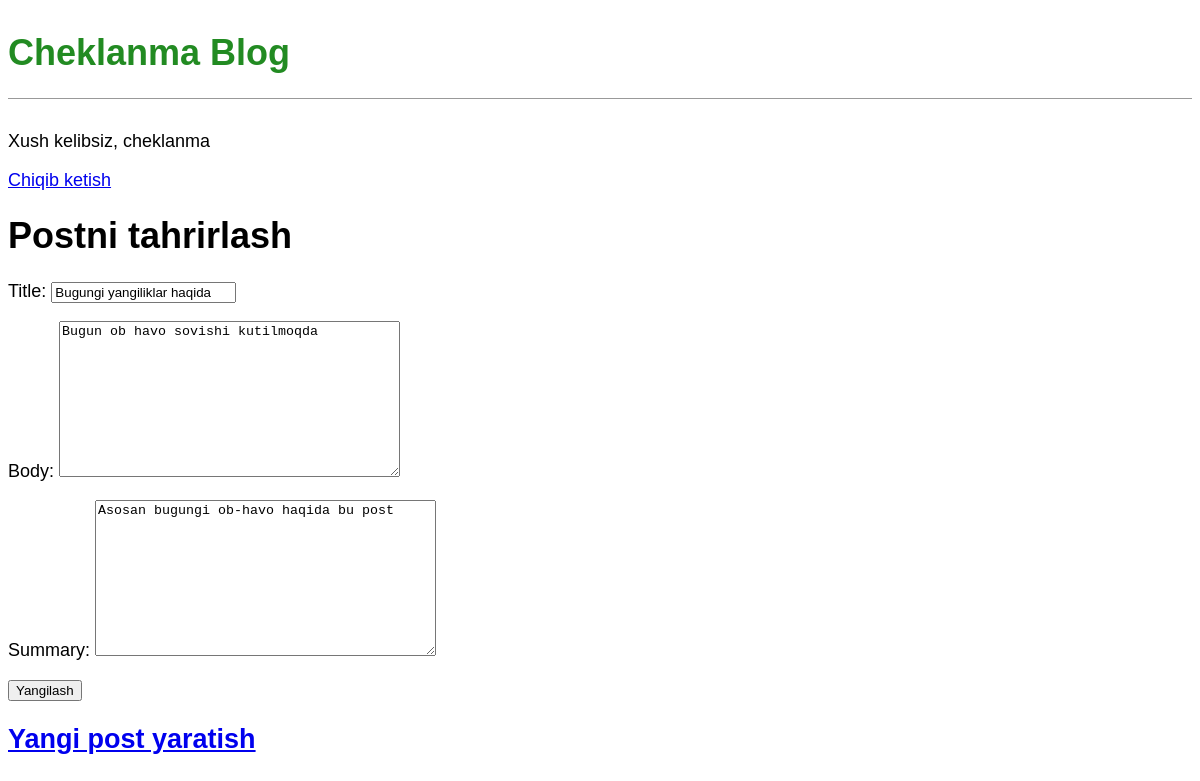
Screenshot of /post/1/edit/ (signed in) with the database file from the repository.
### blog/models.py (models this page shows, shortened)
class Post(models.Model):
    title = models.CharField(max_length=200)
    author = models.ForeignKey(
        'auth.User',
        on_delete=models.CASCADE,
    )
    summary = models.TextField(max_length=400)
    body = models.TextField()

### blog/views.py (the view)
# urls.py: path('post/<int:pk>/edit/',BlogUpdateView.as_view(),name='post_edit'),
class BlogUpdateView(UpdateView):
    model = Post
    template_name = 'post_edit.html'
    fields = ['title', 'body','summary']

### templates/post_edit.html
{% extends 'base.html' %}
{% block content %}
    <h1>Postni tahrirlash</h1>
    <form action = "" method="post">{% csrf_token %}
        {{ form.as_p }}
        <input type="submit" value="Yangilash">
    </form>
{% endblock content %}

### templates/base.html (shortened to what this page needs)
{% load static %}
<!DOCTYPE html>
<html lang="en">
<head>
    <link rel="stylesheet" href = "{% static 'css/base.css' %}">
</head>
<body>
    <header>
        <h1><a href="{% url 'home' %}">Cheklanma Blog</a></h1>
    </header>
    {% if user.is_authenticated %}
        <p>Xush kelibsiz, {{ user.username }}</p>
        <p><a href="{% url 'logout' %}">Chiqib ketish</a></p>
    {% else %}
        <p>
            <a href="{% url 'login' %}">Saytga kirish</a> |
            <a href="{% url 'signup' %}">Ro'yxatdan o'tish</a>
        </p>
    {% endif %}
    <div>
        {% block content %}
        {% endblock content %}
    </div>
    <footer>
        <h2><a href="{% url 'post_new' %}">Yangi post yaratish </a></h2>
    </footer>
</body>
</html>

### static/css/base.css (style rules this page uses)
header { border-bottom: 1px solid #999; margin-bottom: 2rem; display: flex; }
body { font-family: 'Noto Sans JP', sans-serif; font-size: 18px; }
header h1 a { color: ForestGreen; text-decoration: none; }

### rows the page displays
Post: title "Bugungi yangiliklar haqida", body "Bugun ob havo sovishi kutilmoqda", summary "Asosan bugungi ob-havo haqida bu post"

### other values shown
{{ user.username }} "cheklanma"
